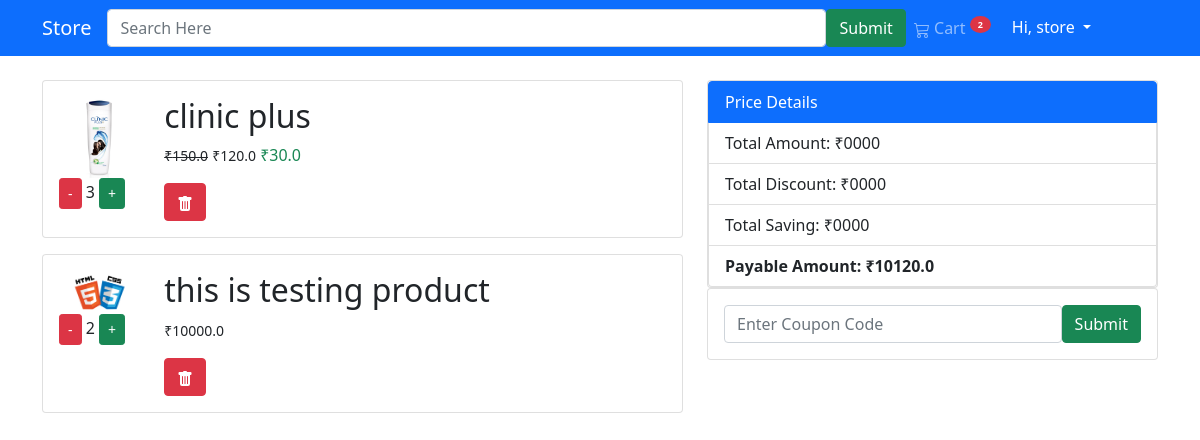
Before: /order-summary (signed in) with the older database file.
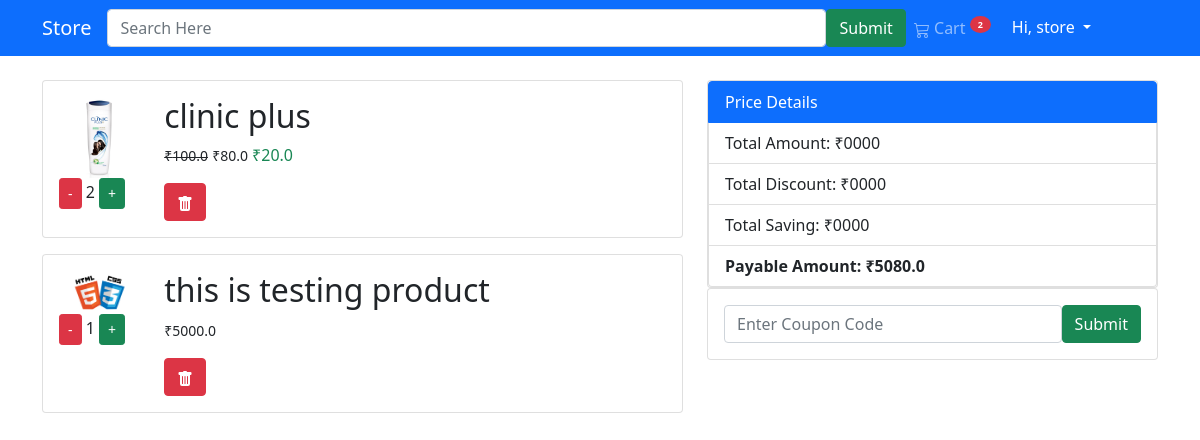
After: the same page with the newer database file.
### store/models.py (models this page shows, shortened)
class OrderItem(models.Model):
    user = models.ForeignKey(settings.AUTH_USER_MODEL,on_delete=models.CASCADE)
    ordered = models.BooleanField(default=False)
    item = models.ForeignKey(Item,on_delete=models.CASCADE)
    qty = models.IntegerField(default=1)
    def get_total_price(self):
        return self.qty * self.item.price
    def get_total_discount_price(self):
        return self.qty * self.item.discount_price
    def get_total_saving_amount(self):
        return self.get_total_price() - self.get_total_discount_price()
    def get_final_price(self):
        if self.item.discount_price:
            return self.get_total_discount_price()
        else:
            return self.get_total_price()

class Item(models.Model):
    title = models.CharField(max_length=200)
    category = models.ForeignKey(Category,on_delete=models.CASCADE)
    brand = models.ForeignKey(Brand,on_delete=models.SET_NULL,null=True)
    slug = models.SlugField(null=True,blank=True)
    image = models.ImageField()
    price = models.FloatField()
    discount_price = models.FloatField(null=True,blank=True)

class Order(models.Model):
    user = models.ForeignKey(settings.AUTH_USER_MODEL,on_delete=models.CASCADE)
    ordered = models.BooleanField(default=False)
    items = models.ManyToManyField(OrderItem)
    ordered_date = models.DateTimeField(null=True)
    add_date = models.DateTimeField(auto_now_add=True)
    coupon = models.ForeignKey('Coupon',on_delete=models.SET_NULL,blank=True,null=True)
    def get_total(self):
        total = 0
        for oi in self.items.all():
            total += oi.get_final_price()
        if self.coupon:
            total -= (total * self.coupon.percentage)/100
        return total

### store/views.py (the view)
# urls.py: path("order-summary",OrderSummaryView.as_view(),name="order_summary")
class OrderSummaryView(LoginRequiredMixin,View):
    def get(self,request,*args,**kwargs):
        try:
            order = Order.objects.get(user=request.user,ordered=False)
            form = CouponForm()
            context = {"order":order,"form":form}
        except ObjectDoesNotExist:
            return redirect("store:homepage")
        return render(self.request,"order_summary.html",context)

### store/forms.py
class CouponForm(forms.Form):
    code = forms.CharField(widget=forms.TextInput(attrs={
        "class":"form-control",
        "placeholder":"Enter Coupon Code",
    }))

### store/templatetags/cart_template_tags.py (called while the page is built)
@register.filter
def cart_item_count(user):
    if user.is_authenticated:
        qs = Order.objects.filter(user=user,ordered=False)
        if qs.exists():
            return qs[0].items.count()
    else:
        return 0

### templates/order_summary.html (shortened to what this page needs)
{% extends 'base.html' %}
{% block content %}
    <div class="container mt-4">
    <div class="row">
    <div class="col-lg-7">
        {% for o in order.items.all %}
        <div class="card mb-3">
            <div class="card-body">
                <div class="row">
                    <div class="col-lg-2">
                        <img src="{{ o.item.image.url }}" alt="" class="card-img-top">
                        <a href="{% url 'store:remove-from-cart' o.item.slug %}" class="btn btn-sm btn-danger">-</a>
                        <span>{{ o.qty }}</span>
                        <a href="{% url 'store:add-to-cart' o.item.slug %}" class="btn btn-sm btn-success">+</a>
                    </div>
                    <div class="col-lg-9">
                        <h2>{{ o.item.title }}</h2>
                    <p>
                        {% if o.item.discount_price %}
                            <del><span class="small">₹{{ o.get_total_price }}</span></del>
                        <span class="small">₹{{ o.get_total_discount_price }}</span>
                            <span class="text-success">₹{{ o.get_total_saving_amount }}</span>
                        {% else %}
                            <span class="small font-weight-bold">₹{{ o.get_total_price }}</span>
                        {% endif %}
</p>
                        <a href="{% url 'store:remove-item' o.item.slug %}" class="btn btn-danger"></a>
                    </div>
                </div>
            </div>
        </div>
        {% endfor %}
    </div>
    <div class="col-lg-5">
        <div class="card">
            <div class="card-body p-0">
                <div class="list-group">
                    <li class="list-group-item active">Price Details</li>
                    <li class="list-group-item">Total Amount: <span class="float-right">₹0000</span></li>
                    <li class="list-group-item">Total Discount: <span class="float-right">₹0000</span></li>
                    <li class="list-group-item">Total Saving: <span class="float-right">₹0000</span></li>
                    <li class="list-group-item"><b>Payable Amount: <span class="float-right">₹{{ order.get_total }}</span></b></li>
                </div>
            </div>
        </div>
    {% if not order.coupon %}
        <div class="card">
            <div class="card-body">
                <form action="{% url "store:add-coupon" %}" method="post" class="d-flex">
                    {{ form.code }}
                    <input type="submit" class="btn btn-success">
                </form>
            </div>
        </div>
        {% endif %}
    </div>
    </div>
    </div>
{% endblock %}

Changed rows visible on the page:
removed OrderItem: item.image (picture), qty "3", item "clinic plus", get_total_price "150.0", get_total_discount_price "120.0", get_total_saving_amount "30.0"
removed OrderItem: item.image (picture), qty "2", item "this is testing product", get_total_price "10000.0"
added OrderItem: item.image (picture), qty "2", item "clinic plus", get_total_price "100.0", get_total_discount_price "80.0", get_total_saving_amount "20.0"
added OrderItem: item.image (picture), qty "1", item "this is testing product", get_total_price "5000.0"
computed for Order: get_total "10120.0" → "5080.0"
